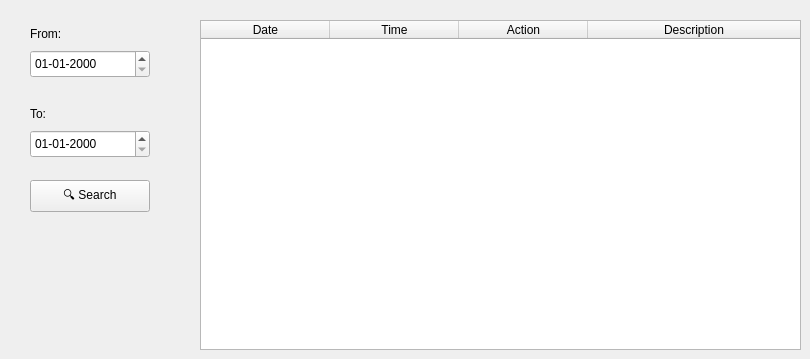
       <widget class="QWidget" name="tab_8">
        <attribute name="title">
         <string>My Activity</string>
        </attribute>
        <widget class="QLabel" name="label_31">
         <property name="geometry">
          <rect>
           <x>30</x>
           <y>20</y>
           <width>60</width>
           <height>28</height>
          </rect>
         </property>
         <property name="text">
          <string>From:</string>
         </property>
        </widget>
        <widget class="QDateEdit" name="dateEdit_2">
         <property name="geometry">
          <rect>
           <x>30</x>
           <y>50</y>
           <width>120</width>
           <height>28</height>
          </rect>
         </property>
         <property name="displayFormat">
          <string>dd-MM-yyyy</string>
         </property>
        </widget>
        <widget class="QLabel" name="label_32">
         <property name="geometry">
          <rect>
           <x>30</x>
           <y>100</y>
           <width>60</width>
           <height>28</height>
          </rect>
         </property>
         <property name="text">
          <string>To:</string>
         </property>
        </widget>
        <widget class="QDateEdit" name="dateEdit_3">
         <property name="geometry">
          <rect>
           <x>30</x>
           <y>130</y>
           <width>120</width>
           <height>28</height>
          </rect>
         </property>
         <property name="displayFormat">
          <string>dd-MM-yyyy</string>
         </property>
        </widget>
        <widget class="QPushButton" name="btnSearchActivity">
         <property name="geometry">
          <rect>
           <x>30</x>
           <y>180</y>
           <width>120</width>
           <height>32</height>
          </rect>
         </property>
         <property name="text">
          <string>🔍 Search</string>
         </property>
        </widget>
        <widget class="QTableWidget" name="tblMyActivity">
         <property name="geometry">
          <rect>
           <x>200</x>
           <y>20</y>
           <width>601</width>
           <height>330</height>
          </rect>
         </property>
         <attribute name="horizontalHeaderDefaultSectionSize">
          <number>129</number>
         </attribute>
         <attribute name="horizontalHeaderStretchLastSection">
          <bool>true</bool>
         </attribute>
         <attribute name="verticalHeaderVisible">
          <bool>false</bool>
         </attribute>
         <column>
          <property name="text">
           <string>Date</string>
          </property>
         </column>
         <column>
          <property name="text">
           <string>Time</string>
          </property>
         </column>
         <column>
          <property name="text">
           <string>Action</string>
          </property>
         </column>
         <column>
          <property name="text">
           <string>Description</string>
          </property>
         </column>
        </widget>
       </widget>
